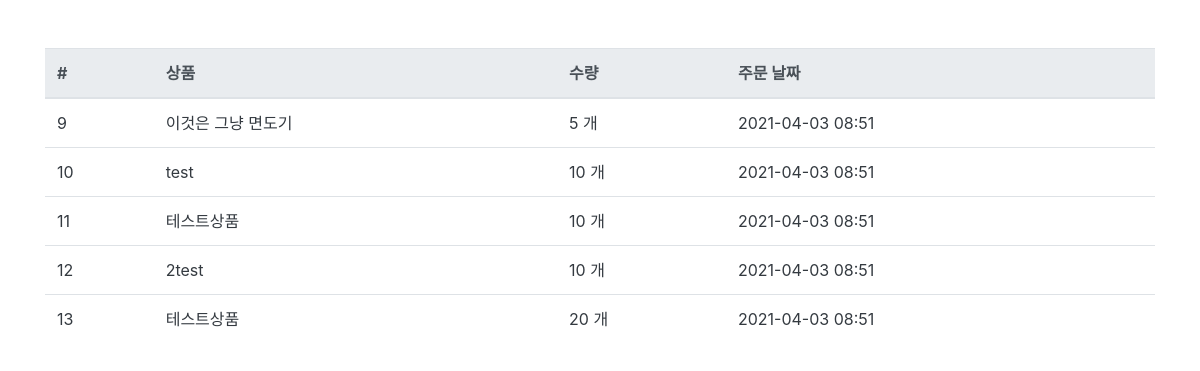
/order/ (signed in), run on the app's committed database.
### order/models.py (models this page shows, shortened)
class Order(models.Model):
    fcuser = models.ForeignKey("fcuser.Fcuser", verbose_name=" 사용자" , on_delete=models.CASCADE)
    product = models.ForeignKey('product.Product', verbose_name = "상품", on_delete=models.CASCADE)
    quantity = models.IntegerField(verbose_name = "수량")
    register_date = models.DateTimeField(verbose_name = "등록 날짜", auto_now_add=True)
    class Meta:
        db_table = "order"
        verbose_name = "주문"
        verbose_name_plural = "주문"

### product/models.py (models this page shows)
class Product(models.Model):
    name = models.CharField(verbose_name = "상품명", max_length=50)
    price = models.IntegerField(verbose_name = "상품가격")
    description = models.TextField(verbose_name = "상품설명")
    stock = models.IntegerField(verbose_name = "재고")
    register_date = models.DateTimeField(verbose_name = "상품등록일", auto_now_add=True)
    def __str__(self):
        return self.name
    class Meta:
        db_table = "product"
        verbose_name = "상품"
        verbose_name_plural = "상품"

### order/views.py (the view)
# urls.py: path('order/', OrderList.as_view()),
@method_decorator(login_required, name = 'dispatch')
class OrderList(ListView):
    model = Order
    template_name = 'order.html'
    context_object_name = "ordered_list"
    def get_queryset(self, **kwargs):
        queryset = Order.objects.filter(fcuser__email=self.request.session.get('user'))
        return queryset

### fcuser/decorator.py (called while the page is built)
def login_required(function):
    def wrap(request, *args, **kwards):  # 데코레이팅 당하는 함수의 인수까지 고려해주어야 하므로
        email = request.session.get('user')
        if email == None or not email:
            return redirect('/login')
        return function(request, *args, **kwards)
    return wrap

### order/templates/order.html
{% extends "base.html" %}
{% load humanize %}
{%block contents%}
<div class="row mt-5">
<div class="col-12">
    <table class="table">
 <thead class="thead-light">
   <tr>
      <th>#</th>
      <th>상품</th>
      <th>수량</th>
      <th>주문 날짜</th>
   </tr>
 </thead>
 <tbody class="text-dark">
 {% for order in ordered_list%}
   <tr>
       <td>{{order.id}}</td>
      <td>{{order.product}}</td>
      <td>{{order.quantity|intcomma }} 개</td>
      <td>{{order.register_date| date:'Y-m-d H:i'}}</td>
   </tr>
   {%endfor%}
 </tbody>
</table>
</div>
</div>
{%endblock%}

### data on the page
Order: id "9", product "이것은 그냥 면도기", quantity "5", register_date "2021-04-03 08:51"
Order: id "10", product "test", quantity "10", register_date "2021-04-03 08:51"
Order: id "11", product "테스트상품", quantity "10", register_date "2021-04-03 08:51"
Order: id "12", product "2test", quantity "10", register_date "2021-04-03 08:51"
Order: id "13", product "테스트상품", quantity "20", register_date "2021-04-03 08:51"
